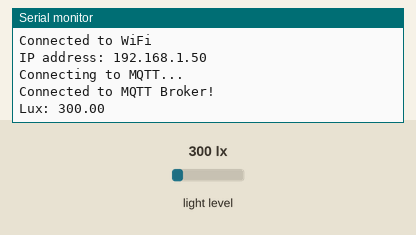
Bench run of a sketch on a simulated Arduino MKR. Shown: the last lines printed to the serial monitor. The inputs (shaded band) are chosen by the test bench; at power-on: light level 300 lx. WiFi joins after 1.5 s; servers stay silent unless stated; no MQTT or app messages arrive unless stated.

Above: at 2.7 s.
2.8 s: light level set to 1000 lx
At 7.4 s:
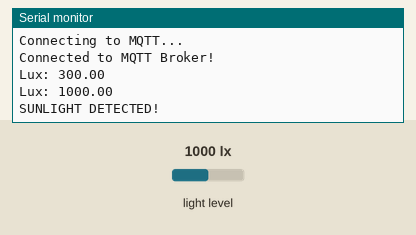
8.8 s: light level set to 40 lx
At 12.4 s:
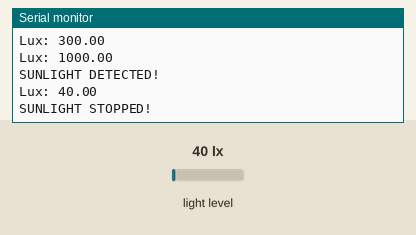
Timing chart, 0 to 13.9 s (numbered marks = the images above; inputs shaded):
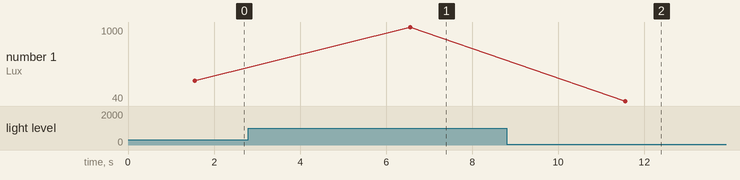

The sketch:

task3.1P_SIT210.ino
```cpp
#include <WiFiNINA.h>
#include <PubSubClient.h>
#include <Wire.h>
#include <BH1750.h>

// WiFi Credentials
#define WIFI_SSID "Redmi Note 11S"
#define WIFI_PASSWORD "123456789"

// MQTT Broker Credentials
#define MQTT_SERVER "35b1c0e875f84667a0a523cce824af37.s1.eu.hivemq.cloud"
#define MQTT_PORT 8883
#define MQTT_TOPIC "Harnoor/sunlight"
#define MQTT_USER "Harnoor"
#define MQTT_PASSWORD "123456789"

// Light Sensor Configuration
BH1750 lightMeter;
const float LUX_THRESHOLD = 500.0;

// Sunlight state tracker
int sunlightDetected = 0;

// Use SSL Client instead of regular WiFiClient
WiFiSSLClient wifiSSLClient;
PubSubClient mqttClient(wifiSSLClient);

// Function to Connect to MQTT Broker
void connectMQTT() {
  while (!mqttClient.connected()) {
    Serial.println("Connecting to MQTT...");
    if (mqttClient.connect("ArduinoNanoIoT", MQTT_USER, MQTT_PASSWORD)) {
      Serial.println("Connected to MQTT Broker!");
    } else {
      Serial.print("Failed, rc=");
      Serial.print(mqttClient.state());
      Serial.println(" Retrying in 5 seconds...");
      delay(5000);
    }
  }
}
void setup() {
  Serial.begin(9600);

  // Wait for Serial Monitor
  while (!Serial) {
    delay(100);
  }
  Serial.println();
  Serial.println("==============================");
  Serial.println("Terrarium Sunlight Monitor");
  Serial.println("==============================");

  // Start I2C communication and BH1750 sensor
  Wire.begin();
  lightMeter.begin();

  // Connect to WiFi
  WiFi.begin(WIFI_SSID, WIFI_PASSWORD);
  while (WiFi.status() != WL_CONNECTED) {
    delay(1000);
    Serial.println("Connecting to WiFi...");
  }
  Serial.println("Connected to WiFi");
  Serial.print("IP address: ");
  Serial.println(WiFi.localIP());

  // Set MQTT Server
  mqttClient.setServer(MQTT_SERVER, MQTT_PORT);

  // Connect to MQTT
  connectMQTT();
}
void loop() {
  if (!mqttClient.connected()) {
    connectMQTT();
  }
  mqttClient.loop(); // Keep MQTT connection alive
  // Read light level from BH1750
  float lux = lightMeter.readLightLevel();
  Serial.print("Lux: ");
  Serial.println(lux);

  // Detect sunlight
  if (lux > LUX_THRESHOLD && sunlightDetected == 0) {
    sunlightDetected = 1;
    Serial.println("SUNLIGHT DETECTED!");
    mqttClient.publish(MQTT_TOPIC, "Sunlight detected");
  } else if (lux <= LUX_THRESHOLD && sunlightDetected == 1) {
    sunlightDetected = 0;
    Serial.println("SUNLIGHT STOPPED!");
    mqttClient.publish(MQTT_TOPIC, "No sunlight detected");
  }
  delay(5000); // Send data every 5 seconds
}
```

Measured:
- after the input at 2.8 s, the serial monitor: prints a new line after 3.8 s (image 1)
- after the input at 8.8 s, the serial monitor: prints a new line after 2.8 s (image 2)
- plotted number 1: 300 → 1000 after the input at 2.8 s, 1000 → 40 after the input at 8.8 s
